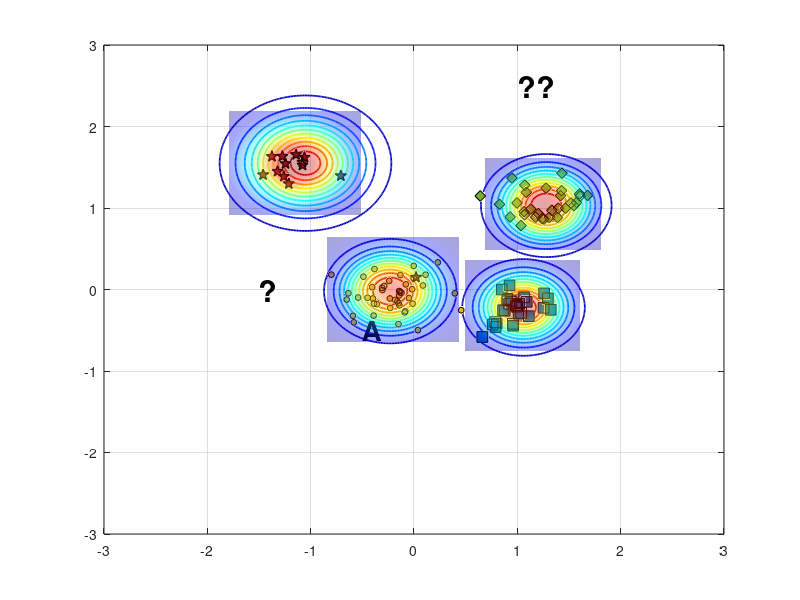

Write the MATLAB code that produced this figure. (Note: this script raises an error after producing the figure.)
%% Reproduce EVM-style demo figure (no toolboxes)
clear; close all; clc; rng(7);

% ---------- 1) 合成四类二维数据 ----------
% 类中心（大致对应图中位置）
C_star  = [-1.15  1.55];   % 红色星
C_diam  = [ 1.25  1.05];   % 绿色菱形
C_square= [ 1.05 -0.20];   % 蓝色方块
C_dot   = [-0.20  0.00];   % 蓝色小点（被 A 标注影响的那簇）

% 协方差（控制每簇形状）
S = @(sx,sy,rho)[sx^2 rho*sx*sy; rho*sx*sy sy^2];
Sig_star   = S(0.18,0.20, 0.05);
Sig_diam   = S(0.22,0.18,-0.10);
Sig_square = S(0.20,0.16, 0.05);
Sig_dot    = S(0.25,0.18, 0.00);

% 从高斯采样（不用 mvnrnd）
sample = @(N,mu,SIG) (randn(N,2)*chol(SIG,'lower') + mu);

X_star   = sample(12,C_star,   Sig_star);
X_diam   = sample(30,C_diam,   Sig_diam);
X_square = sample(28,C_square, Sig_square);
X_dot    = sample(45,C_dot,    Sig_dot);

% 加一个“离群星”靠近 A（见原图左中）
X_star = [X_star; 0.02 0.15];

% ---------- 2) 底面散点与样式 ----------
figure('Color','w','Position',[100,100,800,600]);
hold on; box on; grid on;
z0 = 0; % 所有散点都放在 z=0 的平面

% 确保按照绘制顺序叠放，便于把散点置顶
set(gca,'SortMethod','childorder');

h_star   = scatter3(X_star(:,1),  X_star(:,2),  z0+zeros(size(X_star,1),1),  70, ...
        'pentagram', 'filled', 'MarkerEdgeColor','k', 'MarkerFaceColor',[0.635294 0.0784314 0.184314], 'LineWidth',1.0); % 红色五角星 #A2142F
h_diam   = scatter3(X_diam(:,1),  X_diam(:,2),  z0+zeros(size(X_diam,1),1),  60, ...
        'd', 'filled', 'MarkerEdgeColor','k', 'MarkerFaceColor',[0.466667 0.674510 0.188235]); % 绿色菱形 #77AC30
h_square = scatter3(X_square(:,1),X_square(:,2),z0+zeros(size(X_square,1),1),60, ...
        's', 'filled', 'MarkerEdgeColor','k', 'MarkerFaceColor',[0 0.447059 0.741176]); % 蓝色正方形 #0072BD
h_dot    = scatter3(X_dot(:,1),   X_dot(:,2),   z0+zeros(size(X_dot,1),1),   18, ...
        'o', 'filled', 'MarkerEdgeColor','k', 'MarkerFaceColor',[0.929412 0.694118 0.125490]); % 黄色圆形 #EDB120


% ---------- 3) ψ-model 等值环（彩色同心） ----------
% 采用带形状参的径向函数 psi(r) = exp(-(r/s)^t)
psi = @(X,Y,cx,cy,s,t) exp( - ( sqrt((X-cx).^2 + (Y-cy).^2) ./ s ).^t );

% 选几处“极端向量/代表点”（包含 A 所在）
EV = [ -0.23 -0.02 ;   % A 对应蓝点极端向量
        1.06 -0.22 ;   % 蓝方块
        1.28  1.03 ;   % 绿菱形
       -1.05  1.55 ];  % 红星
scale = [0.42, 0.36, 0.40, 0.48];   % 各自 scale
shape = [2.6,  2.2,  2.4,  2.0];    % 各自 shape

% 网格
[xg,yg] = meshgrid(linspace(-3,3,400));
colormap(jet); caxis([0 1]);

% 等高线层级（红到蓝：高到低）
levels = linspace(1.0,0.05,12);

for k = 1:size(EV,1)
    Z = psi(xg,yg,EV(k,1),EV(k,2),scale(k),shape(k));
    [~, h] = contour(xg,yg,Z,levels);    % 直接画在底面，保持颜色映射
    set(h,'LineWidth',1.25);

    % 将等高线明确压到 z=0（兼容不同 MATLAB 版本）
    ch = get(h,'Children');
    for ic = 1:numel(ch)
        zd = get(ch(ic),'ZData');
        if ~isempty(zd)
            set(ch(ic),'ZData',zeros(size(zd))); % 强制贴在 z=0
        end
    end
end

% 标出 A 与问号
text(-0.5,-0.5,0,'A','FontWeight','bold','FontSize',20,'Color','k');
text( 1, 2.5,0,'??','FontWeight','bold','FontSize',22,'Color','k');
text( -1.5,0,0,'?','FontWeight','bold','FontSize',22,'Color','k');

% ---------- 4) 上方半透明“钟形面”（表示类支持/概率） ----------
% 用四个高斯穹顶，中心与各簇一致
gauss2 = @(X,Y,cx,cy,s) exp(-((X-cx).^2 + (Y-cy).^2)/(2*s^2));
tops  = {C_star, C_diam, C_square, C_dot};
sigT  = [0.32 0.28 0.28 0.32];   % 调小 sigma，使穹顶更集中
amp   = [1.05 0.95 0.90 0.85];

% 抬高穹顶，并缩小每个穹顶的覆盖范围（为每个穹顶使用局部网格）
zlift      = 0.18;   % 统一抬高量（不改变颜色映射）
spanFactor = 2;    % 每个穹顶半宽 = spanFactor * sigma（越小覆盖越小）
gridN      = 121;    % 局部网格分辨率

for i=1:4
    cx = tops{i}(1); cy = tops{i}(2);
    span = spanFactor * sigT(i);
    [xgi,ygi] = meshgrid(linspace(cx - span, cx + span, gridN), ...
                         linspace(cy - span, cy + span, gridN));

    Zt = amp(i) * gauss2(xgi,ygi,cx,cy,sigT(i));
    % 用 Zt 作为颜色，Zt+zlift 作为高度，从而抬高且保留原色
    s1 = surf(xgi,ygi, Zt + zlift, Zt, 'EdgeColor','none', 'FaceAlpha',0.35);
end
shading interp; 
% camlight headlight; 
lighting gouraud;

% 将散点推到顶层
uistack([h_star h_diam h_square h_dot], 'top');

% ---------- 5) 轴、视角与观感 ----------
xlim([-2 2]); ylim([-1 3]); zlim([0 1.25]); view(47,21);
axis vis3d; daspect([1 1 0.8]);
set(gca,'FontName','Times New Roman','FontSize',12,'LineWidth',1);
% xlabel('x'); ylabel('y'); zlabel('score / \psi');

% 网格和背景风格
grid on; 
% set(gca,'GridAlpha',0.2,'MinorGridAlpha',0.2);
